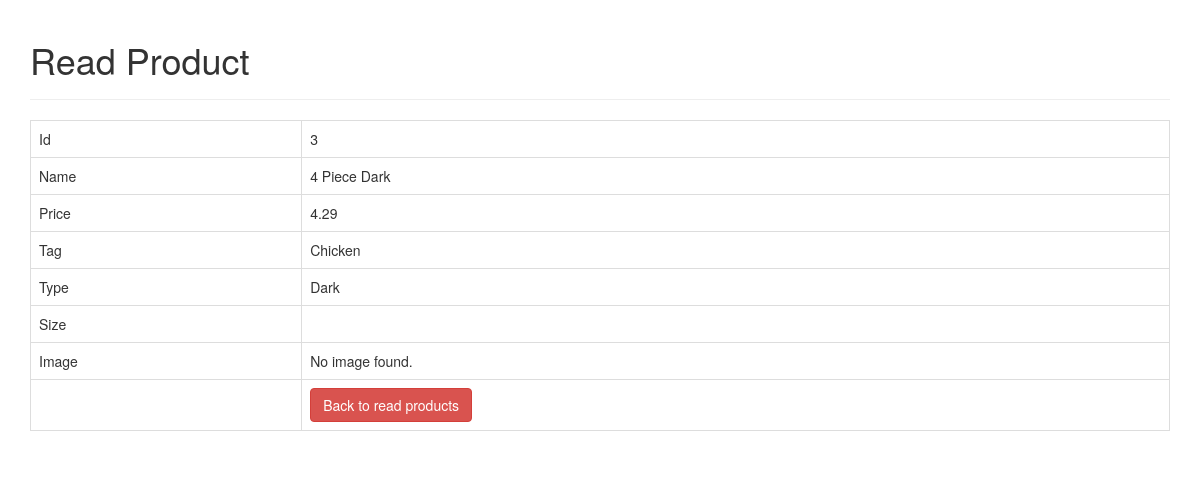
Screenshot of /read_one.php?id=3 with the database file from the repository.
### tables this page shows
CREATE TABLE `menu` (
  `id` int(255) NOT NULL,
  `foodName` text NOT NULL,
  `foodPrice` decimal(6,2) NOT NULL,
  `foodTag` text NOT NULL,
  `foodType` text NOT NULL,
  `foodSize` text NOT NULL,
  `foodImage` blob NOT NULL
);

### read_one.php (the view, shortened to what this page needs)
<!DOCTYPE HTML>
<html>
<head>
    <link rel="stylesheet" href="libs/bootstrap-3.3.7/css/bootstrap.min.css" />
</head>
<body>
<div class="container">
    <div class="page-header">
        <h1>Read Product</h1>
    </div>
    <?php
    $id=isset($_GET['id']) ? $_GET['id'] : die('ERROR: Record ID not found.');
    include 'Database/databaseconnection.php';
    try {
        $query = "SELECT id, foodName, foodPrice, foodTag, foodType, foodSize, foodImage FROM menu WHERE id = ?
          LIMIT 0,1";
        $stmt = $con->prepare( $query );
        $stmt->bindParam(1, $id);
        $stmt->execute();
        $row = $stmt->fetch(PDO::FETCH_ASSOC);
        $id = $row['id'];
        $foodName = $row['foodName'];
        $foodPrice = $row['foodPrice'];
        $foodTag = $row['foodTag'];
        $foodType = $row['foodType'];
        $foodSize = $row['foodSize'];
        $foodImage = htmlspecialchars($row['foodImage'], ENT_QUOTES);
    }
    catch(PDOException $exception){
        die('ERROR: ' . $exception->getMessage());
    }
    ?>
    <table class='table table-hover table-responsive table-bordered'>
        <tr>
            <td>Id</td>
            <td><?php echo htmlspecialchars($id, ENT_QUOTES);  ?></td>
        </tr>
        <tr>
            <td>Name</td>
            <td><?php echo htmlspecialchars($foodName, ENT_QUOTES);  ?></td>
        </tr>
        <tr>
            <td>Price</td>
            <td><?php echo htmlspecialchars($foodPrice, ENT_QUOTES);  ?></td>
        </tr>
        <tr>
            <td>Tag</td>
            <td><?php echo htmlspecialchars($foodTag, ENT_QUOTES);  ?></td>
        </tr>
        <tr>
        <tr>
            <td>Type</td>
            <td><?php echo htmlspecialchars($foodType, ENT_QUOTES);  ?></td>
        </tr>
        <tr>
            <td>Size</td>
            <td><?php echo htmlspecialchars($foodSize, ENT_QUOTES);  ?></td>
        </tr>
        <tr>
            <td>Image</td>
            <td>
                <?php echo $foodImage ? "<img src='uploads/{$foodImage}' style='width:300px;' />" : "No image found.";  ?>
            </td>
        </tr>
            <td></td>
            <td>
                <a href='read.php' class='btn btn-danger'>Back to read products</a>
            </td>
        </tr>
    </table>
</div>
</body>
</html>

### rows the page displays
menu: id "3", foodName "4 Piece Dark", foodPrice "4.29", foodTag "Chicken", foodType "Dark"
